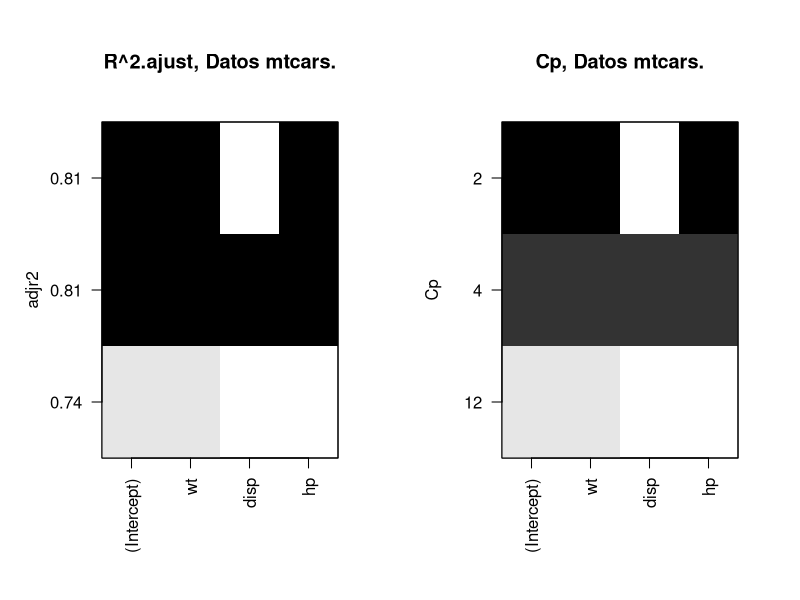
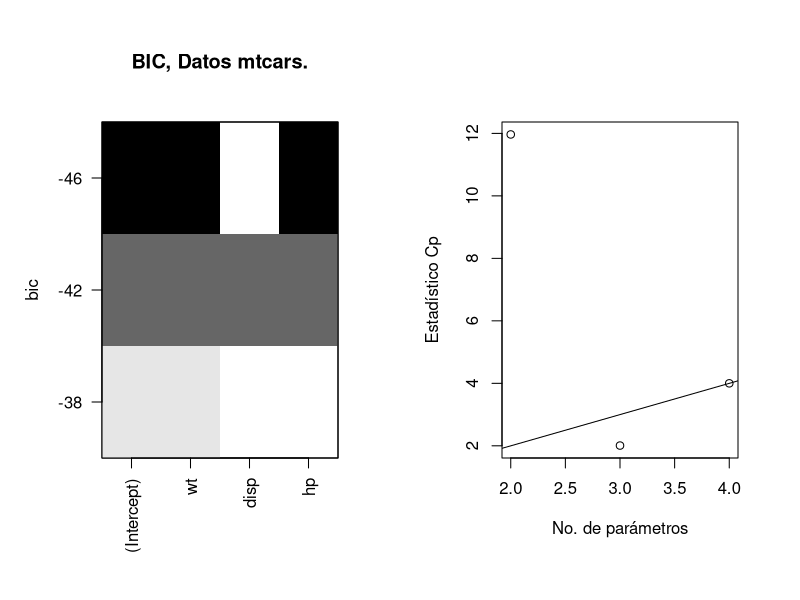
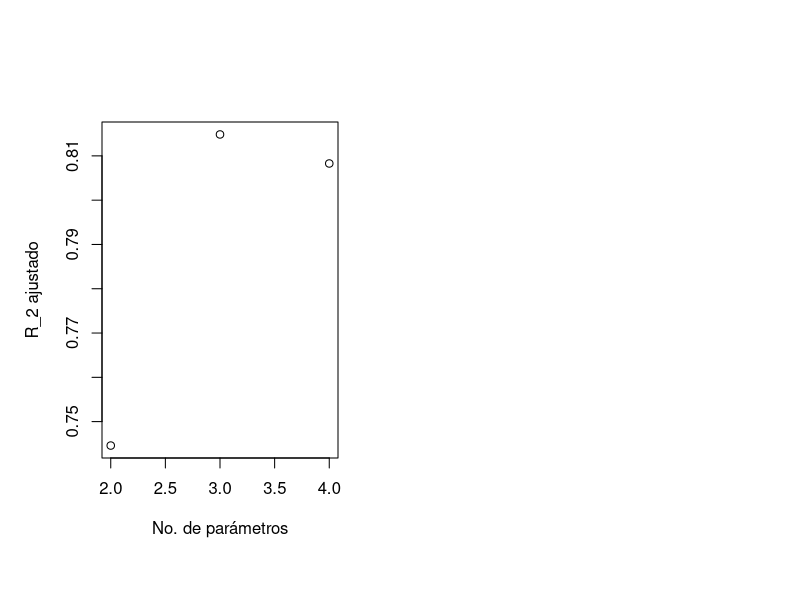

The R script that drew these images, in order:
## ---- chunk 1

library(MASS)
library(lmtest)
library(nortest)
library(leaps)
require(stats)
require(graphics)

## ---- chunk 2
data("mtcars")
attach(mtcars)
head(mtcars)

## ---- chunk 3

summary(mtcars)

## ---- chunk 4
mt.fit<-lm(mpg ~ wt + disp + hp )

summary(mt.fit)
## ---- chunk 5
elegir<-regsubsets(mpg ~ wt + disp + hp, data = mtcars)
summary(elegir)

## ---- chunk 6
par(mfrow=c(1,2))
# plot(elegir,scale="r2", main="R^2, Datos mtcars.")
plot(elegir,scale="adjr2", main="R^2.ajust, Datos mtcars.")
## ---- chunk 7

plot(elegir, scale="Cp", main="Cp, Datos mtcars.")

## ---- chunk 8
plot(elegir,scale="bic", main="BIC, Datos mtcars.")
## ---- chunk 9

rs<-summary(elegir)

## ---- chunk 10

plot(2:4,rs$cp,xlab="No. de parámetros",ylab="Estadístico Cp")
abline(0,1)
plot(2:4,rs$adjr2,xlab="No. de parámetros",ylab="R_2 ajustado")
abline(0,1)

## ---- chunk 11

mt.fit<-lm(mpg ~ wt + disp + hp, data = mtcars)
cbind(extractAIC(mt.fit) ,extractAIC(mt.fit,k=log(50)))
## ---- chunk 12

extractAIC(mt.fit)  ### AIC de modelo full
## ---- chunk 13
step(mt.fit)        #### Backward con AIC
## ---- chunk 14
extractAIC(mt.fit,k=log(nrow(mtcars))) ### BIC de modelo full
## ---- chunk 15
step(mt.fit,k=log(nrow(mtcars)))### Backward con BIC

## ---- chunk 16
modelo<-lm(mpg ~ wt + hp, data = mtcars)
summary(modelo)

## ---- chunk 17


residuals_modelo<-residuals(modelo); residuals_modelo

## ---- chunk 18
ValidarSupuestos <- function (respuesta ,modelo,confianza){
  
  # Test de normalidad
  
  shapiro <- shapiro.test(modelo$residuals)
  shapiro <- shapiro$p.value
  
  lillie <- lillie.test(modelo$residuals)
  lillie <- lillie$p.value
  
    ifelse((shapiro > confianza) & (lillie > confianza), print("Existe normalidad de los errores"), print("No existe normalidad de los errores"))
  
  # Test de homocedasticidad
  
  
  baruch <- bptest(modelo)
  baruch <- baruch$p.value

  golfred <- gqtest(modelo)
  golfred <- golfred$p.value

  ifelse((baruch > confianza) & (golfred > confianza), print("Existe homocedasticidad"), print("No existe homocedasticidad"))
  
  # Test de independencia
  
  indepenencia <- dwtest(mpg ~ modelo$residuals)
  indepenencia <- indepenencia$p.value
  
  ifelse((indepenencia > confianza), print("Hay independencia"), print("No hay independencia"))
  
  # Construccion de la Tabla de respuestas
  
  tabla <- rbind(shapiro, lillie, baruch, golfred, indepenencia)
  rownames(tabla) <- c("shapiro", "lillie", "baruch", "golfred", "independencia")
  colnames(tabla) <- c("p.value")
  print(tabla)

  
} 
## ---- chunk 19

ValidarSupuestos(mpg,modelo,0.05)
